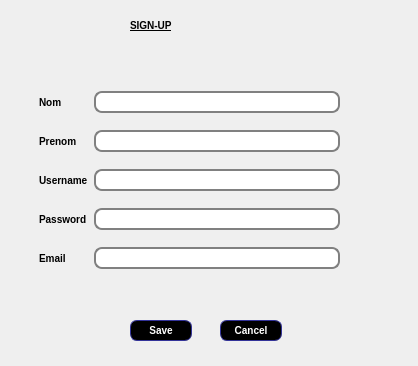
<?xml version="1.0" encoding="UTF-8"?>
<ui version="4.0">
 <class>dialogaccount</class>
 <widget class="QDialog" name="dialogaccount">
  <property name="geometry">
   <rect>
    <x>0</x>
    <y>0</y>
    <width>418</width>
    <height>366</height>
   </rect>
  </property>
  <property name="windowTitle">
   <string>Dialog</string>
  </property>
  <property name="styleSheet">
   <string notr="true">QLabel {
font-weight: bold;
font-size: 10px;
}
QLineEdit {
padding: 1px;
border-style: solid;
border: 2px solid gray;
border-radius: 8px;
}


QPushButton {
color: white;
font-weight: bold;
background-color: black;
border-width: 1px;
border-color: #339;
border-style: solid;
border-radius: 7;
padding: 3px;
font-size: 10px;
padding-left: 5px;
padding-right: 5px;
min-width: 50px;
max-width: 50px;
min-height: 13px;
max-height: 13px;
}
QPushButton:hover { background-color: white;
color:black;
text-decoration: underline; }</string>
  </property>
  <widget class="QWidget" name="gridLayoutWidget">
   <property name="geometry">
    <rect>
     <x>39</x>
     <y>80</y>
     <width>301</width>
     <height>201</height>
    </rect>
   </property>
   <layout class="QGridLayout" name="gridLayout">
    <item row="1" column="1">
     <widget class="QLineEdit" name="lastname"/>
    </item>
    <item row="0" column="1">
     <widget class="QLineEdit" name="name"/>
    </item>
    <item row="2" column="1">
     <widget class="QLineEdit" name="username"/>
    </item>
    <item row="3" column="1">
     <widget class="QLineEdit" name="password"/>
    </item>
    <item row="4" column="1">
     <widget class="QLineEdit" name="email"/>
    </item>
    <item row="0" column="0">
     <widget class="QLabel" name="label">
      <property name="text">
       <string>Nom</string>
      </property>
     </widget>
    </item>
    <item row="1" column="0">
     <widget class="QLabel" name="label_2">
      <property name="text">
       <string>Prenom</string>
      </property>
     </widget>
    </item>
    <item row="2" column="0">
     <widget class="QLabel" name="label_3">
      <property name="text">
       <string>Username</string>
      </property>
     </widget>
    </item>
    <item row="3" column="0">
     <widget class="QLabel" name="label_4">
      <property name="text">
       <string>Password</string>
      </property>
     </widget>
    </item>
    <item row="4" column="0">
     <widget class="QLabel" name="label_5">
      <property name="text">
       <string>Email</string>
      </property>
     </widget>
    </item>
   </layout>
   <zorder>lastname</zorder>
   <zorder>username</zorder>
   <zorder>password</zorder>
   <zorder>email</zorder>
   <zorder>label</zorder>
   <zorder>label_2</zorder>
   <zorder>label_3</zorder>
   <zorder>label_4</zorder>
   <zorder>label_5</zorder>
   <zorder>name</zorder>
  </widget>
  <widget class="QPushButton" name="save">
   <property name="geometry">
    <rect>
     <x>130</x>
     <y>320</y>
     <width>62</width>
     <height>21</height>
    </rect>
   </property>
   <property name="cursor">
    <cursorShape>PointingHandCursor</cursorShape>
   </property>
   <property name="text">
    <string>Save</string>
   </property>
  </widget>
  <widget class="QPushButton" name="cancel">
   <property name="geometry">
    <rect>
     <x>220</x>
     <y>320</y>
     <width>62</width>
     <height>21</height>
    </rect>
   </property>
   <property name="cursor">
    <cursorShape>PointingHandCursor</cursorShape>
   </property>
   <property name="text">
    <string>Cancel</string>
   </property>
  </widget>
  <widget class="QLabel" name="label_6">
   <property name="geometry">
    <rect>
     <x>130</x>
     <y>10</y>
     <width>141</width>
     <height>31</height>
    </rect>
   </property>
   <property name="styleSheet">
    <string notr="true">font: 75 26pt &quot;MS Shell Dlg 2&quot;;
text-decoration: underline;</string>
   </property>
   <property name="text">
    <string>SIGN-UP</string>
   </property>
  </widget>
 </widget>
 <resources/>
 <connections/>
</ui>
